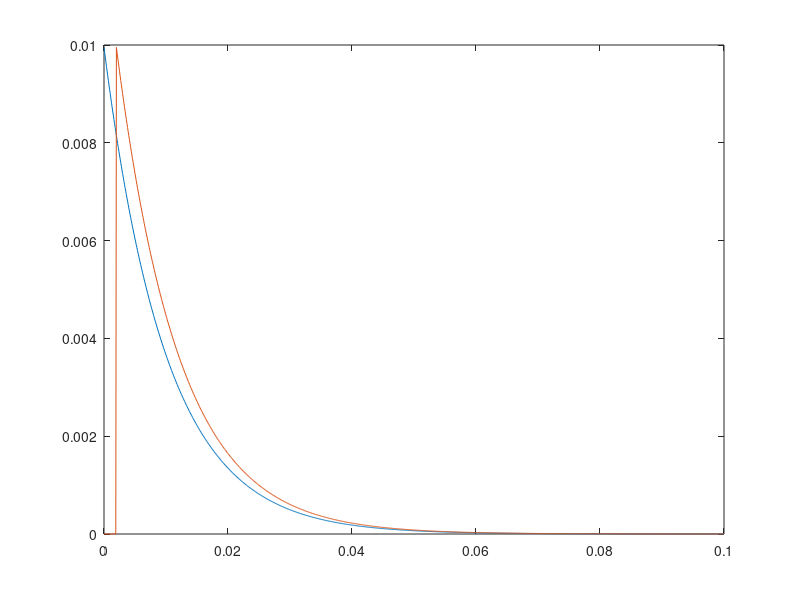

Reproduce this figure in MATLAB. (Note: this script raises an error after producing the figure.)
function HW4_SBE2()

%% Question 1 

lambda = 100; % spikes per sec
t0 = 2*1e-3; %s


tmax = 0.1; %s
dt = 0.1*1e-3;
timevector = (0:dt:tmax);
p1 = zeros(1,length(timevector));
p2 = zeros(1,length(timevector));
p3 = zeros(1,length(timevector));


for tau = 1:length(timevector)
p1(tau) = lambda*exp(-timevector(tau)*lambda);
end

p2(find(timevector == t0):end-1) = p1(1:end-find(timevector == t0));

F1 = p1/sum(p1);
F2 = p2/sum(p2);

plot(timevector,F1)
hold on
plot(timevector,F2)




%% Question 2 

t02 = 2.5*1e-3;
N1 = 30000;
p3(find(timevector == t02):end-1) = p1(1:end-find(timevector == t02));

C3 = cumsum(p3/sum(p1)); %cdf of poisson process with t0 = t02
ISI1 = [];
for n = 1:N1-1
    tau = randsample(1:length(timevector),1);
    ISI1 = [ISI1 timevector(min(find(ceil(C3*1e3) - tau>=0)))];
    if isempty(find(ceil(C3*1e3) - tau>=0))==1
      ISI1 = [ISI1 timevector(max(find(ceil(C3*1e3) - tau<=0)))];  
    end
end
spikes1 = [0 cumsum(ISI1)];

Count1 = histcounts(ISI1,timevector);
Count1 = Count1/sum(Count1);
plot(Count1)
hold on 
plot(F2)

%% Question 3 

lambda4 = 75;
lambda5 = 55;
N4 = 35000;
N5 = 40000;

p4 = zeros(1,length(timevector));
p5 = zeros(1,length(timevector));
for tau = 1:length(timevector)
p4(tau) = lambda4*exp(-timevector(tau)*lambda4);
p5(tau) = lambda5^2*timevector(tau)*exp(-timevector(tau)*lambda5);
end

C4 = cumsum(p4/sum(p4));
C5 = cumsum(p5/sum(p5));
ISI4 = [];
ISI5 = [];

for n = 1:N4-1
    tau = randsample(1:length(timevector),1);
    ISI4 = [ISI4 timevector(min(find(ceil(C4*1e3) - tau>=0)))];
    if isempty(find(ceil(C4*1e3) - tau>=0))==1
      ISI4 = [ISI4 timevector(max(find(ceil(C4*1e3) - tau<=0)))];  
    end
end

for n = 1:N5-1
    tau = randsample(1:length(timevector),1);
    ISI5 = [ISI5 timevector(min(find(ceil(C5*1e3) - tau>=0)))];
    if isempty(find(ceil(C5*1e3) - tau>=0))==1
      ISI5 = [ISI5 timevector(max(find(ceil(C5*1e3) - tau<=0)))];  
    end
end

spikes3 = sort([0 cumsum(ISI4) cumsum(ISI5)]);
ISI6 = [];
for n = 1:length(spikes3)-1
    ISI6 = [ISI6 spikes3(n+1)-spikes3(n)];
end


Count6 = histcounts(ISI6,timevector);
Count5 = histcounts(ISI5,timevector);

figure
plot(Count6)
hold on 
plot(Count5)

